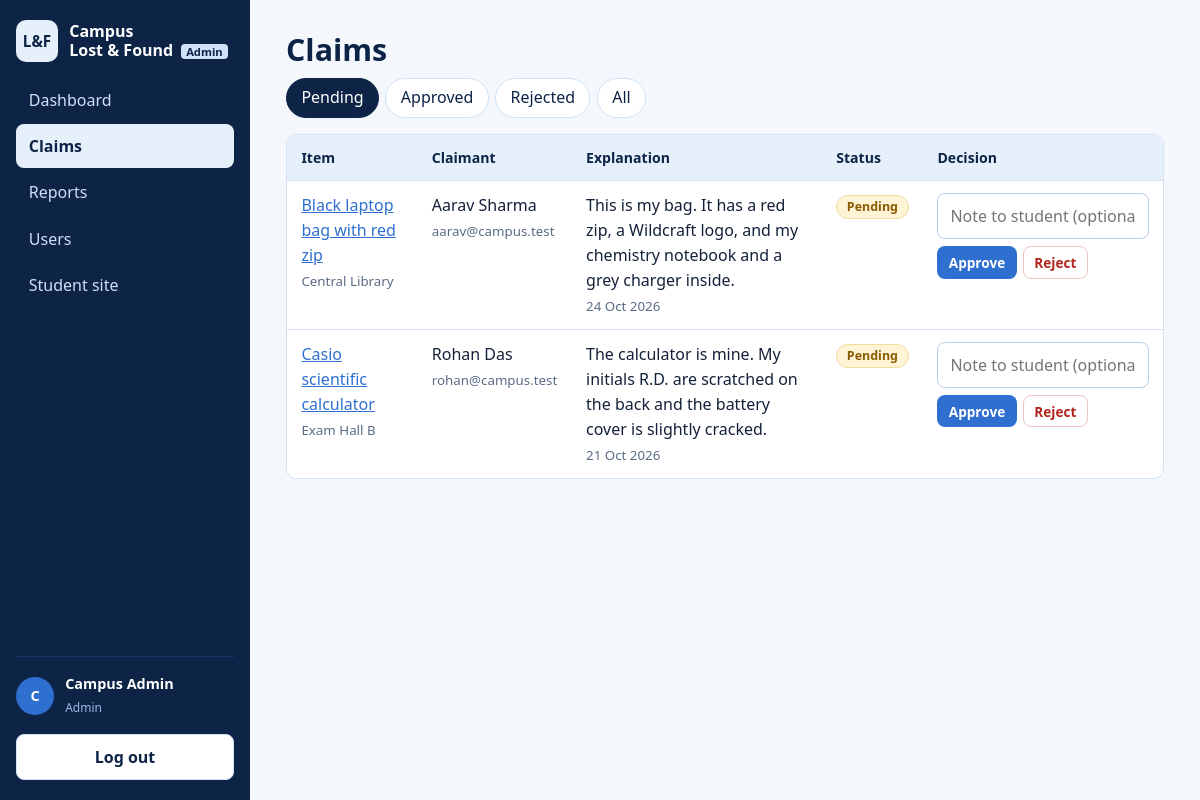
The page /admin/claims.php (signed in) on the database its author committed.
### tables this page shows
CREATE TABLE users (
  id            INT UNSIGNED NOT NULL AUTO_INCREMENT,
  full_name     VARCHAR(100) NOT NULL,
  email         VARCHAR(150) NOT NULL,
  password_hash VARCHAR(255) NOT NULL,
  role          ENUM('student','admin') NOT NULL DEFAULT 'student',
  created_at    TIMESTAMP NOT NULL DEFAULT CURRENT_TIMESTAMP,
  PRIMARY KEY (id),
  UNIQUE KEY uq_users_email (email)
);

CREATE TABLE claims (
  id          INT UNSIGNED NOT NULL AUTO_INCREMENT,
  item_id     INT UNSIGNED NOT NULL,
  claimant_id INT UNSIGNED NOT NULL,
  message     TEXT NOT NULL,
  status      ENUM('pending','approved','rejected') NOT NULL DEFAULT 'pending',
  admin_note  VARCHAR(255) DEFAULT NULL,
  created_at  TIMESTAMP NOT NULL DEFAULT CURRENT_TIMESTAMP,
  reviewed_at TIMESTAMP NULL DEFAULT NULL,
  PRIMARY KEY (id),
  UNIQUE KEY uq_claim_once (item_id, claimant_id),
  KEY idx_claims_status (status),
  CONSTRAINT fk_claims_item     FOREIGN KEY (item_id)     REFERENCES items(id) ON DELETE CASCADE,
  CONSTRAINT fk_claims_claimant FOREIGN KEY (claimant_id) REFERENCES users(id) ON DELETE CASCADE
);

CREATE TABLE items (
  id          INT UNSIGNED NOT NULL AUTO_INCREMENT,
  user_id     INT UNSIGNED NOT NULL,
  type        ENUM('lost','found') NOT NULL,
  title       VARCHAR(120) NOT NULL,
  category    VARCHAR(50)  NOT NULL,
  location    VARCHAR(150) NOT NULL,
  item_date   DATE NOT NULL,
  description TEXT NOT NULL,
  image       VARCHAR(100) DEFAULT NULL,
  status      ENUM('open','returned','resolved') NOT NULL DEFAULT 'open',
  created_at  TIMESTAMP NOT NULL DEFAULT CURRENT_TIMESTAMP,
  updated_at  TIMESTAMP NOT NULL DEFAULT CURRENT_TIMESTAMP ON UPDATE CURRENT_TIMESTAMP,
  PRIMARY KEY (id),
  KEY idx_items_type_status (type, status),
  KEY idx_items_category (category),
  KEY idx_items_user (user_id),
  CONSTRAINT fk_items_user FOREIGN KEY (user_id) REFERENCES users(id) ON DELETE CASCADE
);

### config/database.php (called while the page is built, shortened)
<?php
function db(): PDO
{
    static $pdo = null;
    if ($pdo === null) {
        try {
            $pdo = new PDO(
                'mysql:host=' . DB_HOST . ';dbname=' . DB_NAME . ';charset=utf8mb4',
                DB_USER,
                DB_PASS,
                [
                    PDO::ATTR_ERRMODE            => PDO::ERRMODE_EXCEPTION,
                    PDO::ATTR_DEFAULT_FETCH_MODE => PDO::FETCH_ASSOC,
                    PDO::ATTR_EMULATE_PREPARES   => false,
                ]
            );
        } catch (PDOException $e) {
            http_response_code(500);
            exit('Database connection failed. Start MySQL in the XAMPP Control Panel, import database.sql, and check config/database.php.');
        }
    }
    return $pdo;
}

### includes/auth.php (called while the page is built, shortened)
<?php
require_once __DIR__ . '/functions.php';
function current_user(bool $refresh = false): ?array
{
    static $cache = false;
    if ($cache === false) {
        $cache = null;
        if (!empty($_SESSION['user_id'])) {
            $st = db()->prepare('SELECT id, full_name, email, role FROM users WHERE id = :id');
            $st->execute([':id' => (int)$_SESSION['user_id']]);
            $cache = $st->fetch() ?: null;
        }
    }
    return $cache;
}
function require_admin(): array
{
    $u = current_user();
    return $u;
}

### admin/claims.php (the view, shortened to what this page needs)
<?php
require_once __DIR__ . '/../includes/auth.php';
$admin = require_admin();
$pdo = db();
$filter = $_GET['status'] ?? 'pending';
$sql = "SELECT c.*, i.title, i.type, i.location, u.full_name, u.email FROM claims c
        JOIN items i ON i.id = c.item_id JOIN users u ON u.id = c.claimant_id";
$params = [];
if ($filter !== 'all') { $sql .= ' WHERE c.status = :s'; $params[':s'] = $filter; }
$st = $pdo->prepare($sql . ' ORDER BY c.created_at DESC');
$st->execute($params);
$rows = $st->fetchAll();
$adminArea = true; $pageTitle = 'Claims';
require __DIR__ . '/../includes/header.php';
?>
<h1>Claims</h1>
<nav class="tabs" aria-label="Claim status">
  <?php foreach (['pending', 'approved', 'rejected', 'all'] as $t): ?>
    <a class="<?= $filter === $t ? 'active' : '' ?>" href="<?= url('admin/claims.php?status=' . $t) ?>"><?= e(ucfirst($t)) ?></a>
  <?php endforeach; ?>
</nav>
<?php if (!$rows): ?><p class="empty">No <?= $filter === 'all' ? '' : e($filter) . ' ' ?>claims.</p><?php else: ?>
<div class="table-wrap"><table>
  <thead><tr><th>Item</th><th>Claimant</th><th>Explanation</th><th>Status</th><th>Decision</th></tr></thead><tbody>
  <?php foreach ($rows as $r): ?>
    <tr>
      <td data-label="Item"><a href="<?= url('item-details.php?id=' . (int)$r['item_id']) ?>"><?= e($r['title']) ?></a><br><small class="muted"><?= e($r['location']) ?></small></td>
      <td data-label="Claimant"><?= e($r['full_name']) ?><br><small class="muted"><?= e($r['email']) ?></small></td>
      <td data-label="Explanation" class="prewrap"><?= e($r['message']) ?><br><small class="muted"><?= e(fmt_date($r['created_at'])) ?></small></td>
      <td data-label="Status"><?= claim_badge($r['status']) ?><?= $r['admin_note'] ? '<br><small class="muted">' . e($r['admin_note']) . '</small>' : '' ?></td>
      <td data-label="Decision">
        <?php if ($r['status'] === 'pending'): ?>
        <form method="post" class="decision"><?= csrf_field() ?>
          <input id="note<?= (int)$r['id'] ?>" name="admin_note" maxlength="255" placeholder="Note to student (optional)">
          <div class="row-actions">
            <button class="btn btn-sm btn-primary" name="decision" value="approve" type="submit" data-confirm="Approve this claim? The item will be marked as returned.">Approve</button>
            <button class="btn btn-sm btn-danger" name="decision" value="reject" type="submit" data-confirm="Reject this claim?">Reject</button>
          </div>
        </form>
        <?php else: ?>Reviewed <?= e(fmt_date($r['reviewed_at'])) ?><?php endif; ?>
      </td>
    </tr>
  <?php endforeach; ?></tbody></table></div>
<?php endif; ?>
<?php require __DIR__ . '/../includes/footer.php'; ?>

### includes/header.php (shortened to what this page needs)
<?php
require_once __DIR__ . '/auth.php';
$user       = current_user();
$adminArea  = $adminArea ?? false;
$script     = $_SERVER['SCRIPT_NAME'] ?? '';
$typeParam  = $_GET['type'] ?? '';
if ($adminArea && $user) {
    $links = [
        ['admin/dashboard.php', 'Dashboard'], ['admin/claims.php', 'Claims'],
        ['admin/items.php', 'Reports'], ['admin/users.php', 'Users'], ['index.php', 'Student site'],
    ];
} else {
    $links = [['index.php', 'Home'], ['search-items.php', 'Search items'], ['login.php', 'Log in'],
              ['register.php', 'Create account'], ['admin/login.php', 'Admin login']];
}
function nav_active(string $link, string $script, string $typeParam): bool
{
    $path = explode('?', $link)[0];
    if (substr($script, -strlen($path)) !== $path) { return false; }
    return true;
}
?>
<!DOCTYPE html>
<html lang="en">
<head>
  <link rel="stylesheet" href="<?= url('assets/css/style.css') ?>">
</head>
<body>
<div class="shell">
  <aside class="sidebar" id="sidebar">
    <a class="brand" href="<?= url($adminArea ? 'admin/dashboard.php' : 'index.php') ?>">
      <span class="brand-mark" aria-hidden="true">L&amp;F</span>
      <span>Campus<br>Lost &amp; Found<?= $adminArea ? ' <small>Admin</small>' : '' ?></span>
    </a>
    <nav aria-label="Main">
      <?php foreach ($links as [$href, $label]): ?>
        <a href="<?= url($href) ?>" class="<?= nav_active($href, $script, $typeParam) ? 'active' : '' ?>"><?= e($label) ?></a>
      <?php endforeach; ?>
    </nav>
    <?php if ($user): ?>
      <div class="side-user">
        <div class="avatar" aria-hidden="true"><?= e(mb_strtoupper(mb_substr($user['full_name'], 0, 1))) ?></div>
        <div><strong><?= e($user['full_name']) ?></strong><br><small><?= e($user['role']) ?></small></div>
      </div>
      <form method="post" action="<?= url('logout.php') ?>">
        <button class="btn btn-light btn-block" type="submit">Log out</button>
      </form>
    <?php endif; ?>
  </aside>
  <main id="main" class="content">

### includes/functions.php (shortened to what this page needs)
<?php
require_once __DIR__ . '/../config/database.php';
function e($v): string { return htmlspecialchars((string)$v, ENT_QUOTES | ENT_SUBSTITUTE, 'UTF-8'); }
function url(string $path = ''): string { return BASE_URL . '/' . ltrim($path, '/'); }
function fmt_date(?string $d): string { return $d ? date('d M Y', strtotime($d)) : ''; }
function claim_badge(string $status): string
{
    return '<span class="badge badge-c-' . e($status) . '">' . e(ucfirst($status)) . '</span>';
}

### assets/css/style.css (style rules this page uses)
:root { --navy: #0d2447; --navy-2: #16356b; --blue: #2f6fd0; --sky: #e6f0fb; --sky-2: #cfe2f7; --ink: #14213a; --muted: #5a6b86; --line: #d6e2f1; --white: #fff; --red: #b3261e; --green: #17734a; --amber: #8a5a00; --radius: 10px; --sidebar: 250px; }
* { box-sizing: border-box; }
html { scroll-behavior: smooth; }
body { margin: 0; color: var(--ink); background: #f4f8fd; font: 16px/1.55 "Segoe UI", system-ui, -apple-system, Roboto, Arial, sans-serif; }
h1, h2, h3 { color: var(--navy); line-height: 1.2; margin: 0 0 .6rem; }
h1 { font-size: 1.9rem; }
a { color: var(--blue); }
.muted { color: var(--muted); }
.prewrap { white-space: pre-wrap; word-break: break-word; }
.shell { display: flex; min-height: 100vh; }
.sidebar { width: var(--sidebar); flex: none; background: var(--navy); color: #fff; padding: 1.25rem 1rem; display: flex; flex-direction: column; gap: 1rem; position: sticky; top: 0; height: 100vh; overflow-y: auto; }
.brand { display: flex; align-items: center; gap: .7rem; color: #fff; text-decoration: none; font-weight: 600; line-height: 1.2; }
.brand small { background: var(--sky-2); color: var(--navy); border-radius: 4px; padding: 0 .35rem; font-size: .7rem; margin-left: .2rem; }
.brand-mark { display: grid; place-items: center; width: 42px; height: 42px; border-radius: 10px; background: var(--sky); color: var(--navy); font-weight: 800; font-size: .95rem; }
.sidebar nav { display: flex; flex-direction: column; gap: .15rem; flex: 1; }
.sidebar nav a { color: #cfe0f7; text-decoration: none; padding: .6rem .8rem; border-radius: 8px; }
.sidebar nav a.active { background: var(--sky); color: var(--navy); font-weight: 600; }
.side-user { display: flex; gap: .7rem; align-items: center; border-top: 1px solid var(--navy-2); padding-top: 1rem; font-size: .9rem; }
.side-user small { color: #9fb8dc; text-transform: capitalize; }
.avatar { width: 38px; height: 38px; border-radius: 50%; background: var(--blue); display: grid; place-items: center; font-weight: 700; }
.content { flex: 1; min-width: 0; padding: 2rem clamp(1rem, 3vw, 2.5rem); max-width: 1200px; }
.btn { display: inline-block; border: 1px solid transparent; border-radius: 8px; padding: .6rem 1.1rem; font: inherit; font-weight: 600; cursor: pointer; text-decoration: none; text-align: center; }
.btn-primary { background: var(--blue); color: #fff; }
.btn-light { background: var(--white); color: var(--navy); border-color: var(--sky-2); }
.btn-danger { background: #fff; color: var(--red); border-color: #efc4c1; }
.btn-sm { padding: .3rem .65rem; font-size: .85rem; }
.btn-block { display: block; width: 100%; }
.badge { display: inline-block; padding: .1rem .6rem; border-radius: 99px; font-size: .78rem; font-weight: 600; border: 1px solid; }
.badge-c-pending { background: #fff4d6; color: var(--amber); border-color: #f0dc9f; }
input, select, textarea { width: 100%; border: 1px solid #b9cde6; border-radius: 8px; padding: .6rem .75rem; font: inherit; background: #fff; color: var(--ink); }
.table-wrap { background: var(--white); border: 1px solid var(--line); border-radius: var(--radius); overflow-x: auto; }
table { width: 100%; border-collapse: collapse; }
th, td { text-align: left; padding: .75rem .9rem; border-bottom: 1px solid var(--line); vertical-align: top; }
th { background: var(--sky); color: var(--navy); font-size: .88rem; }
tr:last-child td { border-bottom: 0; }
.row-actions { display: flex; flex-wrap: wrap; gap: .4rem; align-items: center; }
.decision input { margin-bottom: .4rem; min-width: 200px; }
.tabs, .pager { display: flex; gap: .4rem; flex-wrap: wrap; margin: 0 0 1rem; }
.tabs a, .pager a { padding: .4rem .9rem; border-radius: 99px; background: var(--white); border: 1px solid var(--sky-2); text-decoration: none; color: var(--navy); }
.tabs a.active, .pager a.active { background: var(--navy); color: #fff; border-color: var(--navy); }

### rows shown on the page
users: full_name "C", full_name "Campus Admin", role "Admin"
claims: item.title "Black laptop bag with red zip", item.location "Central Library", claimant.full_name "Aarav Sharma", claimant.email "aarav@campus.test", message "This is my bag. It has a red zip, a Wildcraft logo, and my chemistry notebook and a grey charger inside.", created_at "24 Oct 2026", status "Pending"
claims: item.title "Casio scientific calculator", item.location "Exam Hall B", claimant.full_name "Rohan Das", claimant.email "rohan@campus.test", message "The calculator is mine. My initials R.D. are scratched on the back and the battery cover is slightly cracked.", created_at "21 Oct 2026", status "Pending"

### other values the page prints
$label "Dashboard"
$label "Claims"
$label "Reports"
$label "Users"
$label "Student site"
$t "Pending"
$t "Approved"
$t "Rejected"
$t "All"
